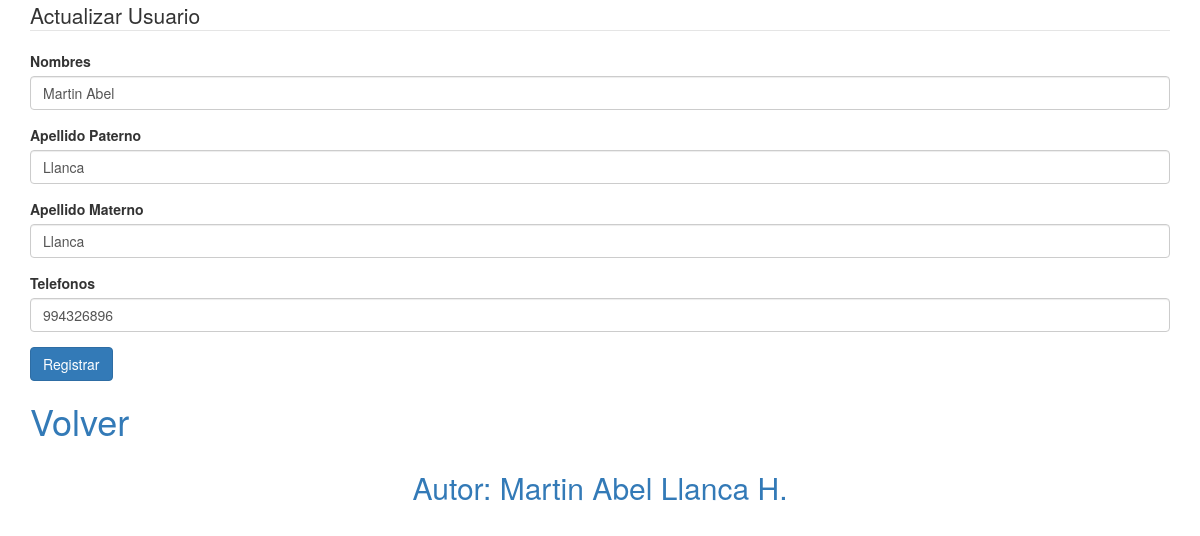
The page /edit_form.php?id=1 on the database its author committed.
### tables this page shows
CREATE TABLE `usuario` (
  `Id` int(5) NOT NULL AUTO_INCREMENT,
  `Nombres` varchar(50) NOT NULL,
  `Appat` varchar(50) NOT NULL,
  `Apmat` varchar(50) NOT NULL,
  `Fono` varchar(10) NOT NULL,
  PRIMARY KEY (`Id`)
);

### Brands.php (called while the page is built, shortened)
<?php
class Brands
{
     public function getBrandsById($id){
			$query = "SELECT * FROM `usuario` WHERE Id =$id  ;";
			$result = mysql_query($query) ;
			return mysql_fetch_object($result);
    }
}

### edit_form.php (the view, shortened to what this page needs)
<?php
include "header.php";
 ?>
<?php
 require 'Brands.php';
$_id = $_GET['id'];
$brand = new Brands();
$result = $brand->getBrandsById($_id);
?>
<div class="container">
 <form action="action_edit.php" method="POST" role="form">
 	<legend>Actualizar Usuario</legend>
 	<div class="form-group">
 		<label for="">Nombres</label>
 		<input type="text" class="form-control" name="name" id="name" value ="<?php  echo $result->Nombres ?>" placeholder="Nombres">
 	</div>
 	<div class="form-group">
 		<label for="">Apellido Paterno</label>
		<input type="text" class="form-control" name="appat" id="appat" value ="<?php  echo $result->Appat ?>" placeholder="Apellido Paterno">
 	</div>
 	<div class="form-group">
 		<label for="">Apellido Materno</label>
		<input type="text" class="form-control" name="apmat" id="apmat" value ="<?php  echo $result->Apmat ?>" placeholder="Apellido Materno">
 	</div>
        <div class="form-group">
 		<label for="">Telefonos</label>
                <input type="tel" class="form-control" name="fono" id="fono" value ="<?php  echo $result->Fono ?>" placeholder="Telefono">
 	</div>
 	<button type="submit" class="btn btn-primary">Registrar</button><br/>
 	<a href="index.php"><h1>Volver</h1></a>
 </form>
</div>
<?php require "footer.php" ?>

### rows shown on the page
usuario: name "Martin Abel", appat "Llanca", apmat "Llanca", fono "994326896"
